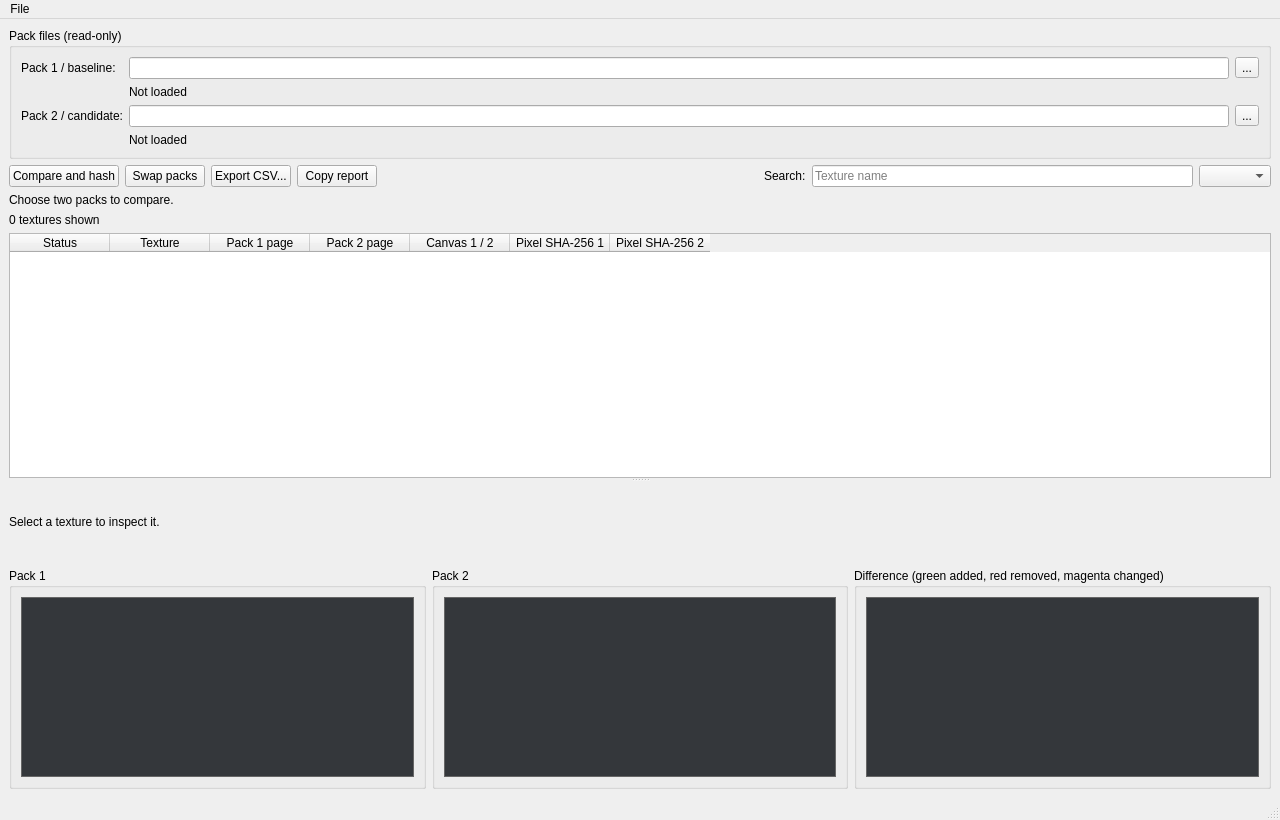
<?xml version="1.0" encoding="UTF-8"?>
<ui version="4.0">
 <class>PackCompare</class>
 <widget class="QMainWindow" name="PackCompare">
  <property name="geometry">
   <rect>
    <x>0</x>
    <y>0</y>
    <width>1280</width>
    <height>820</height>
   </rect>
  </property>
  <property name="windowTitle">
   <string>.pack Comparator</string>
  </property>
  <widget class="QWidget" name="centralwidget">
   <layout class="QVBoxLayout" name="verticalLayout">
    <item>
     <widget class="QGroupBox" name="inputGroup">
      <property name="title">
       <string>Pack files (read-only)</string>
      </property>
      <layout class="QGridLayout" name="inputLayout">
       <item row="0" column="0">
        <widget class="QLabel" name="packLabel1">
         <property name="text">
          <string>Pack 1 / baseline:</string>
         </property>
        </widget>
       </item>
       <item row="0" column="1">
        <widget class="QLineEdit" name="packEdit1"/>
       </item>
       <item row="0" column="2">
        <widget class="QToolButton" name="packBrowse1">
         <property name="text">
          <string>...</string>
         </property>
        </widget>
       </item>
       <item row="1" column="1" colspan="2">
        <widget class="QLabel" name="packSummary1">
         <property name="text">
          <string>Not loaded</string>
         </property>
         <property name="textInteractionFlags">
          <set>Qt::TextSelectableByMouse</set>
         </property>
        </widget>
       </item>
       <item row="2" column="0">
        <widget class="QLabel" name="packLabel2">
         <property name="text">
          <string>Pack 2 / candidate:</string>
         </property>
        </widget>
       </item>
       <item row="2" column="1">
        <widget class="QLineEdit" name="packEdit2"/>
       </item>
       <item row="2" column="2">
        <widget class="QToolButton" name="packBrowse2">
         <property name="text">
          <string>...</string>
         </property>
        </widget>
       </item>
       <item row="3" column="1" colspan="2">
        <widget class="QLabel" name="packSummary2">
         <property name="text">
          <string>Not loaded</string>
         </property>
         <property name="textInteractionFlags">
          <set>Qt::TextSelectableByMouse</set>
         </property>
        </widget>
       </item>
      </layout>
     </widget>
    </item>
    <item>
     <layout class="QHBoxLayout" name="commandLayout">
      <item>
       <widget class="QPushButton" name="compareButton">
        <property name="text">
         <string>Compare and hash</string>
        </property>
       </widget>
      </item>
      <item>
       <widget class="QPushButton" name="swapButton">
        <property name="text">
         <string>Swap packs</string>
        </property>
       </widget>
      </item>
      <item>
       <widget class="QPushButton" name="exportButton">
        <property name="text">
         <string>Export CSV...</string>
        </property>
       </widget>
      </item>
      <item>
       <widget class="QPushButton" name="copyButton">
        <property name="text">
         <string>Copy report</string>
        </property>
       </widget>
      </item>
      <item>
       <spacer name="commandSpacer">
        <property name="orientation">
         <enum>Qt::Horizontal</enum>
        </property>
        <property name="sizeHint" stdset="0">
         <size>
          <width>40</width>
          <height>20</height>
         </size>
        </property>
       </spacer>
      </item>
      <item>
       <widget class="QLabel" name="searchLabel">
        <property name="text">
         <string>Search:</string>
        </property>
       </widget>
      </item>
      <item>
       <widget class="QLineEdit" name="searchEdit">
        <property name="placeholderText">
         <string>Texture name</string>
        </property>
       </widget>
      </item>
      <item>
       <widget class="QComboBox" name="statusFilter"/>
      </item>
     </layout>
    </item>
    <item>
     <widget class="QLabel" name="comparisonSummary">
      <property name="text">
       <string>Choose two packs to compare.</string>
      </property>
     </widget>
    </item>
    <item>
     <widget class="QLabel" name="visibleSummary">
      <property name="text">
       <string>0 textures shown</string>
      </property>
     </widget>
    </item>
    <item>
     <widget class="QSplitter" name="mainSplitter">
      <property name="orientation">
       <enum>Qt::Vertical</enum>
      </property>
      <widget class="QTableWidget" name="comparisonTable">
       <property name="alternatingRowColors">
        <bool>true</bool>
       </property>
       <property name="sortingEnabled">
        <bool>true</bool>
       </property>
       <column>
        <property name="text">
         <string>Status</string>
        </property>
       </column>
       <column>
        <property name="text">
         <string>Texture</string>
        </property>
       </column>
       <column>
        <property name="text">
         <string>Pack 1 page</string>
        </property>
       </column>
       <column>
        <property name="text">
         <string>Pack 2 page</string>
        </property>
       </column>
       <column>
        <property name="text">
         <string>Canvas 1 / 2</string>
        </property>
       </column>
       <column>
        <property name="text">
         <string>Pixel SHA-256 1</string>
        </property>
       </column>
       <column>
        <property name="text">
         <string>Pixel SHA-256 2</string>
        </property>
       </column>
      </widget>
      <widget class="QWidget" name="previewPanel">
       <layout class="QVBoxLayout" name="previewPanelLayout">
        <item>
         <widget class="QLabel" name="detailLabel">
          <property name="text">
           <string>Select a texture to inspect it.</string>
          </property>
          <property name="wordWrap">
           <bool>true</bool>
          </property>
          <property name="textInteractionFlags">
           <set>Qt::TextSelectableByMouse</set>
          </property>
         </widget>
        </item>
        <item>
         <layout class="QHBoxLayout" name="previewsLayout">
          <item>
           <widget class="QGroupBox" name="previewGroup1">
            <property name="title">
             <string>Pack 1</string>
            </property>
            <layout class="QVBoxLayout" name="previewLayout1">
             <item>
              <widget class="QLabel" name="preview1">
               <property name="minimumSize">
                <size>
                 <width>260</width>
                 <height>180</height>
                </size>
               </property>
               <property name="styleSheet">
                <string notr="true">background-color: #34373b; border: 1px solid #666;</string>
               </property>
               <property name="alignment">
                <set>Qt::AlignCenter</set>
               </property>
              </widget>
             </item>
            </layout>
           </widget>
          </item>
          <item>
           <widget class="QGroupBox" name="previewGroup2">
            <property name="title">
             <string>Pack 2</string>
            </property>
            <layout class="QVBoxLayout" name="previewLayout2">
             <item>
              <widget class="QLabel" name="preview2">
               <property name="minimumSize">
                <size>
                 <width>260</width>
                 <height>180</height>
                </size>
               </property>
               <property name="styleSheet">
                <string notr="true">background-color: #34373b; border: 1px solid #666;</string>
               </property>
               <property name="alignment">
                <set>Qt::AlignCenter</set>
               </property>
              </widget>
             </item>
            </layout>
           </widget>
          </item>
          <item>
           <widget class="QGroupBox" name="previewDiffGroup">
            <property name="title">
             <string>Difference (green added, red removed, magenta changed)</string>
            </property>
            <layout class="QVBoxLayout" name="previewDiffLayout">
             <item>
              <widget class="QLabel" name="previewDiff">
               <property name="minimumSize">
                <size>
                 <width>260</width>
                 <height>180</height>
                </size>
               </property>
               <property name="styleSheet">
                <string notr="true">background-color: #34373b; border: 1px solid #666;</string>
               </property>
               <property name="alignment">
                <set>Qt::AlignCenter</set>
               </property>
              </widget>
             </item>
            </layout>
           </widget>
          </item>
         </layout>
        </item>
       </layout>
      </widget>
     </widget>
    </item>
   </layout>
  </widget>
  <widget class="QMenuBar" name="menubar">
   <property name="geometry">
    <rect>
     <x>0</x>
     <y>0</y>
     <width>1280</width>
     <height>21</height>
    </rect>
   </property>
   <widget class="QMenu" name="menuFile">
    <property name="title">
     <string>File</string>
    </property>
    <addaction name="actionExportReport"/>
    <addaction name="separator"/>
    <addaction name="actionClose"/>
   </widget>
   <addaction name="menuFile"/>
  </widget>
  <widget class="QStatusBar" name="statusbar"/>
  <action name="actionExportReport">
   <property name="text">
    <string>Export comparison report...</string>
   </property>
  </action>
  <action name="actionClose">
   <property name="text">
    <string>Close</string>
   </property>
  </action>
 </widget>
 <resources/>
 <connections/>
</ui>
